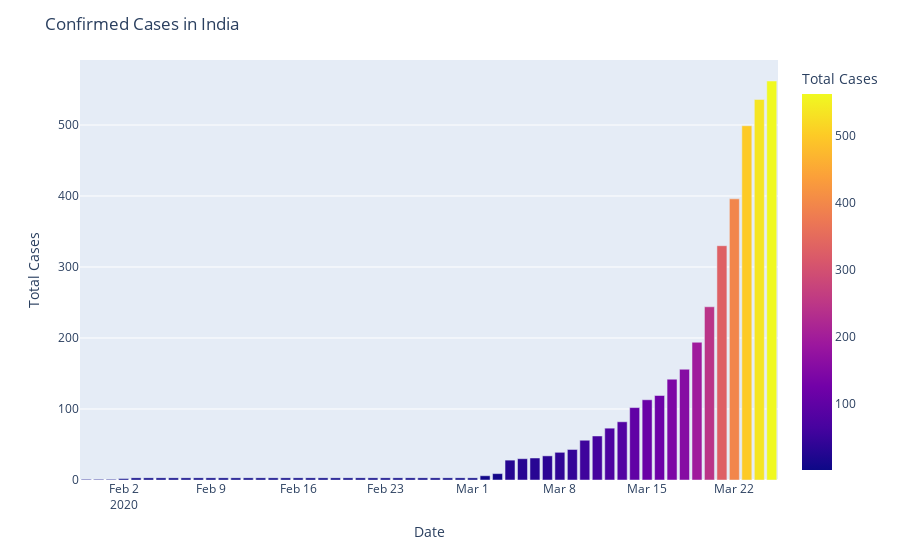
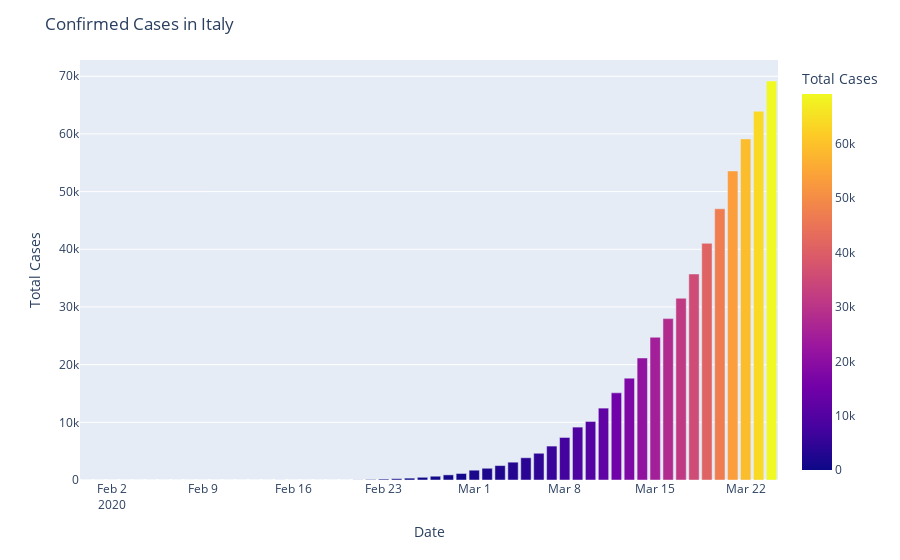
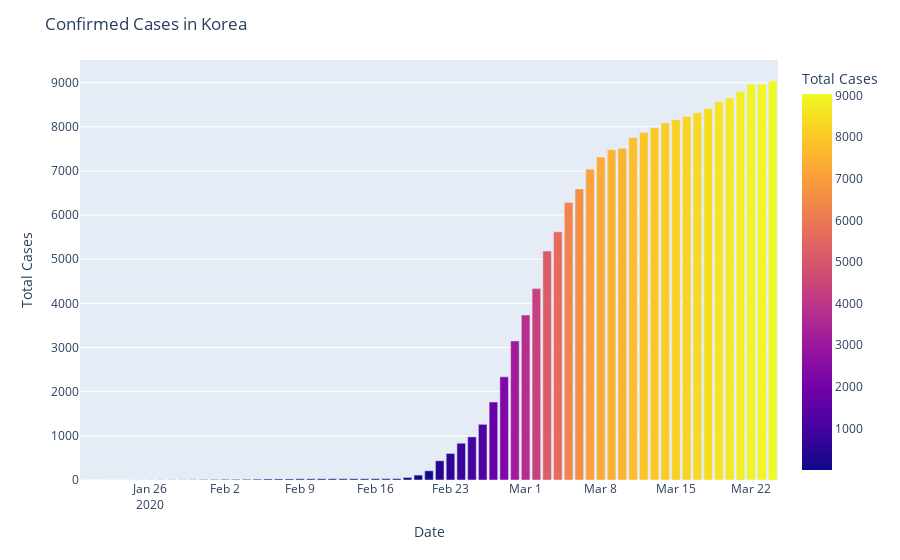
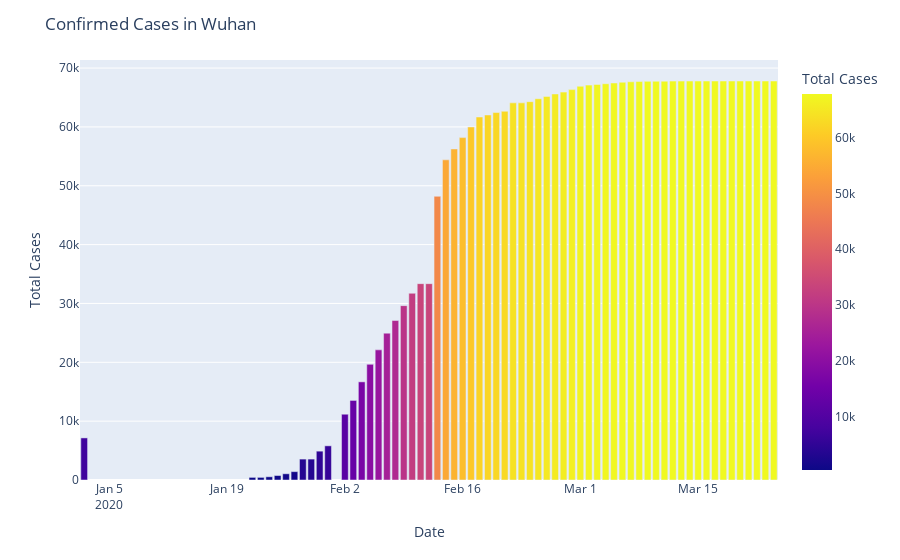

The notebook cell these images were saved under, in order:
### Code cell
fig=px.bar(dbd_India,x='Date',y='Total Cases',color='Total Cases',orientation='v',
          color_discrete_sequence=px.colors.cyclical.IceFire)
fig.update_layout(title_text='Confirmed Cases in India')
fig.show()

fig=px.bar(dbd_Italy,x='Date',y='Total Cases',color='Total Cases',orientation='v',
           color_discrete_sequence=px.colors.cyclical.IceFire)
fig.update_layout(title_text='Confirmed Cases in Italy')
fig.show()

fig=px.bar(dbd_Korea,x='Date',y='Total Cases',color='Total Cases',orientation='v',
           color_discrete_sequence=px.colors.cyclical.IceFire)
fig.update_layout(title_text='Confirmed Cases in Korea')
fig.show()

fig=px.bar(dbd_Wuhan,x='Date',y='Total Cases',color='Total Cases',orientation='v',
           color_discrete_sequence=px.colors.cyclical.IceFire)
fig.update_layout(title_text='Confirmed Cases in Wuhan')
fig.show()
